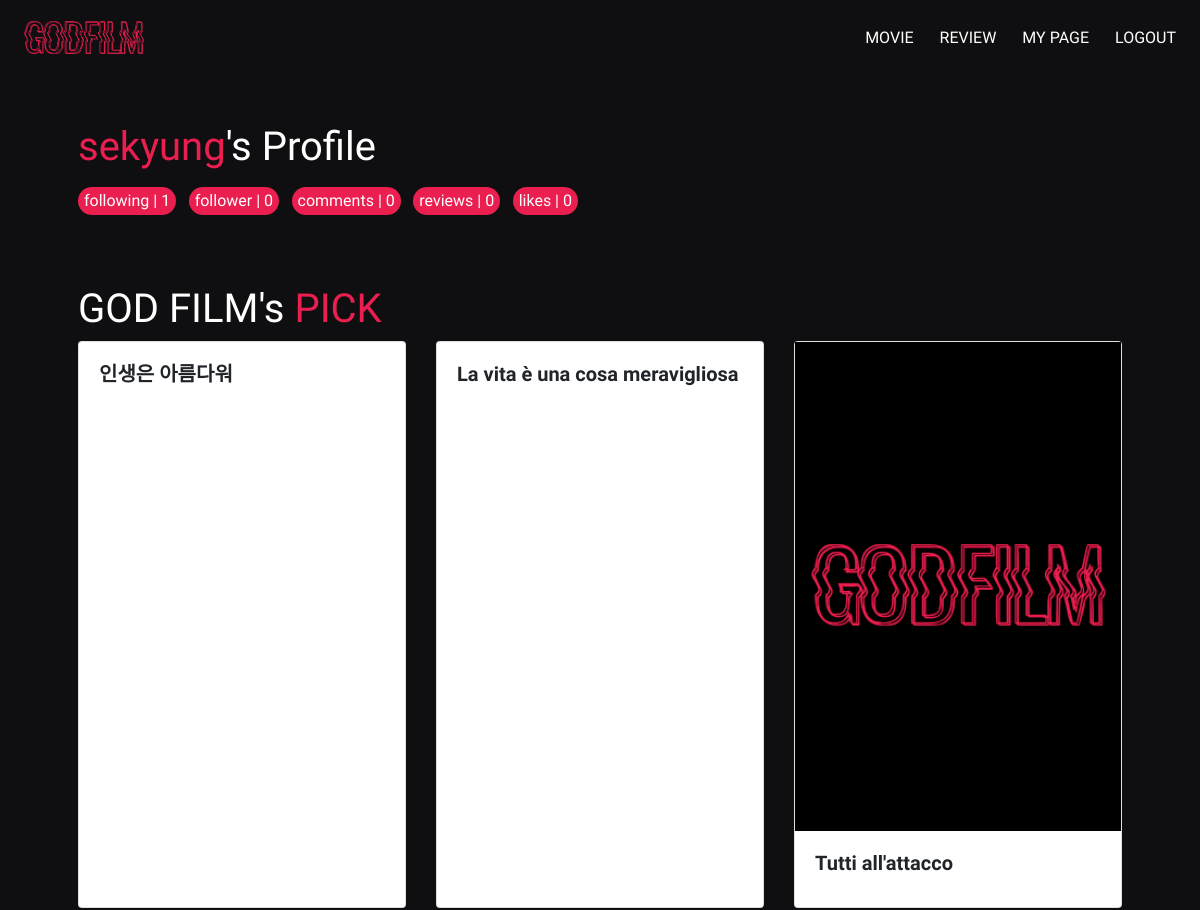
Page /accounts/sekyung/ (signed in, upper part) on the earlier database version.
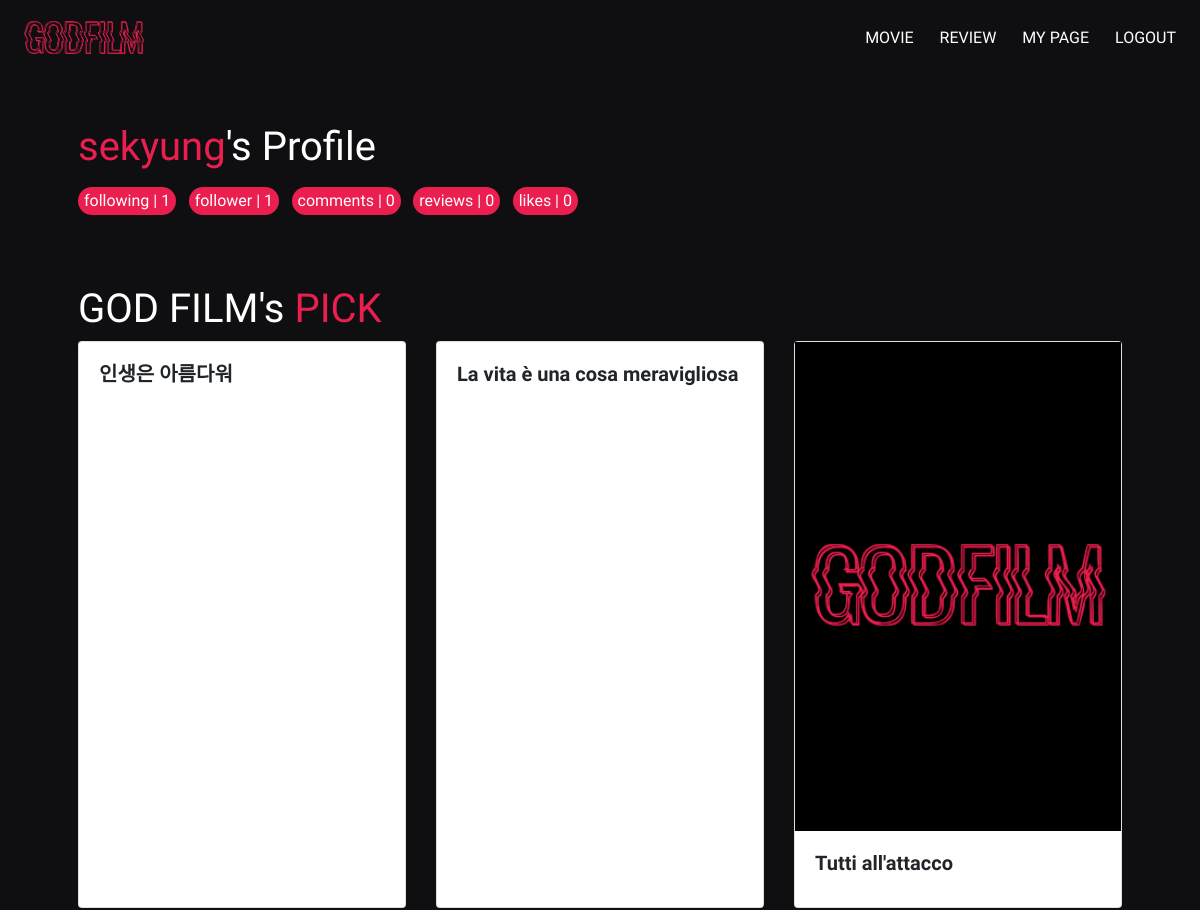
Same page on the later database version.
### accounts/models.py (models this page shows)
class User(AbstractUser):
    followers = models.ManyToManyField(
            settings.AUTH_USER_MODEL,
            related_name='followings'
        )

### accounts/views.py (the view)
# urls.py: path('<username>/', views.profile, name='profile'),
@login_required
def profile(request, username):
    User = get_user_model()
    person = get_object_or_404(User, username=username)
    if person.moviecomment_set.count() != 0:
        cast_list = person.moviecomment_set.order_by('-score')[0].movie.cast.all()
    else:
        cast_list = Movie.objects.order_by('-moviecomment')[0].cast.all()
    context = {
        'person': person,
        'cast_list': cast_list,
    }
    return render(request, 'accounts/profile.html', context)

### accounts/templates/accounts/profile.html (shortened to what this page needs)
{% extends 'base.html' %}
{% load bootstrap4 %}
{% load static %}
{% block content %}
<div class="d-flex justify-content-start">
    <h1 style="color: white;"><span style="color: #ea1f4f;">{{ person.username }}</span>'s Profile</h1>
</div>
<div class="follow-info mt-2">
    <span class="mr-2 following-num"> following | {{ person.followings.all|length }}</span>
    <span class="mr-2 follower-num"> follower | {{ person.followers.all|length }}</span>
    <span class="mr-2"> comments | {{ person.moviecomment_set|length }}</span>
    <span class="mr-2"> reviews | {{ person.review_set|length }}</span>
    <span class="mr-2"> likes | {{ person.like_reviews.all|length }}</span>
</div>
{% if person == user %}
<h1 class="text-white" style="margin-top: 70px;"> GOD FILM's <span style="color: #ea1f4f;">PICK</span></h1>
<div class="row row-cols-1 row-cols-md-3">
    {% for actor in cast_list %}
    <div class="col mb-4 movie-card">
      <div class="card h-100">
            {% if actor.poster_path|length != 0%}
            <img src="https://image.tmdb.org/t/p/w300_and_h450_bestv2/{{ actor.poster_path }}" alt="">
            {% else %}
                <img src="{% static 'image/noprofile.png' %}" alt="">
            {% endif %}
            <div class="card-body">
          <h5 class="card-title" style="font-family: 'Nanum Gothic', sans-serif; font-weight:bold">{{ actor.title }}</h5>
        </div>
      </div>
    </div>
    {% endfor %}
  </div>
{% endif %}
{% endblock %}

Differences in the rows shown:
changed User "sekyung": followers.all|length "0" → "1"
